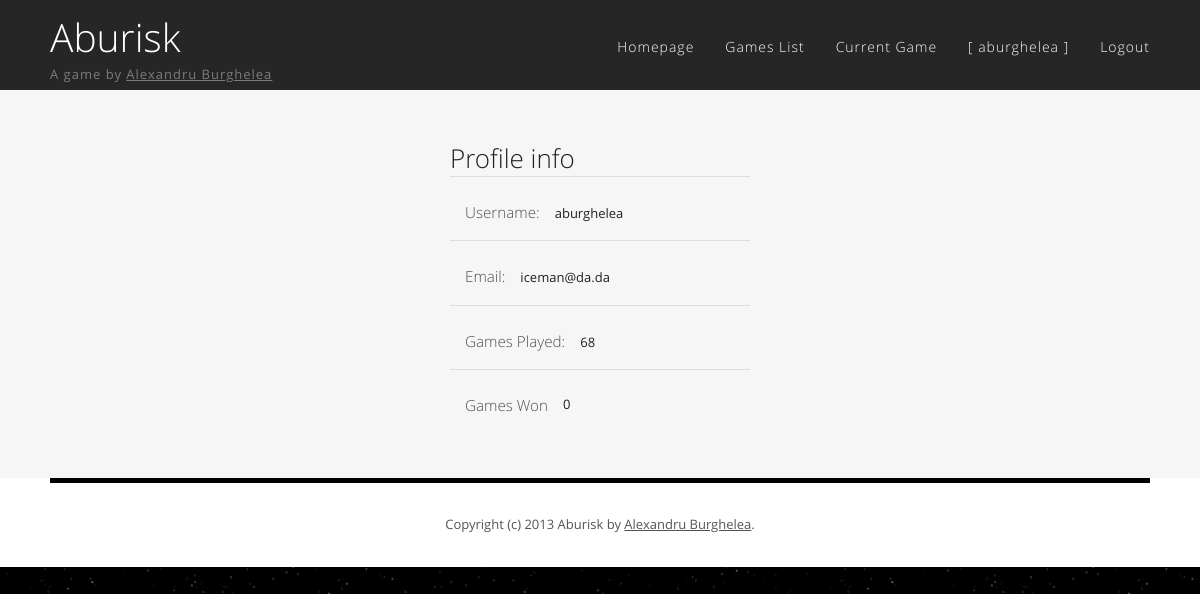
Screenshot of /profile.php (signed in) with the database file from the repository.
### tables this page shows
CREATE TABLE IF NOT EXISTS `users` (
  `id` int(11) NOT NULL AUTO_INCREMENT,
  `username` varchar(20) NOT NULL,
  `email` varchar(45) NOT NULL,
  `password` varchar(45) NOT NULL,
  `played_games` int(11) NOT NULL DEFAULT '0',
  `won_games` int(11) NOT NULL DEFAULT '0',
  PRIMARY KEY (`id`)
);

### profile.php (called while the page is built)
<?php require_once "views/profile_interface.php" ?>

### dao/database/Database.php (called while the page is built, shortened)
<?php
class Database implements IDatabase
{
    private static $instance = NULL;
    public static function connect()
    {
        if (!isset(self::$instance)) {
            self::$instance = new mysqli(HOST, USER, PASSWORD, DATABASE, PORT);
        }
        return self::$instance;
    }
}
?>

### dao/generic/MySqliIHelper.php (called while the page is built, shortened)
<?php
class MySqliIHelper
{
    protected $db;
    function __construct($db)
    {
        $this->db = $db;
    }
    protected function prepare_and_execute($query, $format = array(), $value = array(), $needs_preparation = 'false')
    {
        $stmt = $this->db->prepare($query);
        if ($needs_preparation == 'true') {
            if (!is_array($value))
                $value = array($value);
            if (!is_array($format))
                $format = array($format);
            $params = array_merge($format, $value);
            call_user_func_array(array($stmt, 'bind_param'), $this->ref_values($params));
        }
        $stmt->execute();
        $stmt->store_result();
        return $stmt;
    }
    protected function bind_table_header($stmt)
    {
        $row = array();
        $parameters = array();
        $meta = $stmt->result_metadata();
        while ($field = $meta->fetch_field()) {
            $parameters[] = & $row[$field->name];
        }
        call_user_func_array(array($stmt, 'bind_result'), $parameters);
        return $row;
    }
    protected function bind_results($stmt, $row)
    {
        $results = null;
        while ($stmt->fetch()) {
            $line = array();
            foreach ($row as $key => $val)
                $line[$key] = $val;
            $results[] = $line;
        }
        return $results;
    }
    protected function build_where_clause($arr)
    {
        return $arr . self::C_LIKE;
    }
    protected function build_aditional_params($orderby = '', $direction = '', $limit = '', $show = '')
    {
        return array($orderby, $limit);
    }
    protected function ref_values(&$arr)
    {
        if (strnatcmp(phpversion(), '5.3') >= 0) {
            $refs = array();
            foreach (array_keys($arr) as $key) {
                $refs[$key] = & $arr[$key];
            }
            return $refs;
        }
        return $arr;
    }
}

### session/AuthManager.php (called while the page is built, shortened)
<?php
class AuthManager
{
    public static function getLoggedInUserId()
    {
        $isSet = isset($_SESSION['user_id']);
        return $isSet ? $_SESSION['user_id'] : false;
    }
}
?>

### dao/generic/GenericDao.php (called while the page is built, shortened)
<?php
require_once dirname(__FILE__) . '/Scaffold.php';
abstract class GenericDao implements IScaffold
{
    protected static $TABLE_NAME;
    private $scaffold;
    function __construct()
    {
        $this->scaffold = new Scaffold(self::$TABLE_NAME);
    }
    public function getRowsByField($field, $value, $orderby = '', $direction = 'ASC', $limit = '', $show = '')
    {
        $rows = $this->scaffold->getRowsByField($field, $value, $orderby, $direction, $limit, $show);
        return empty($rows) ? null : $this->mapRowsToObject($rows);
    }
    private function mapRowsToObject($rows)
    {
        $rtn = array();
        foreach ($rows as $object_row) {
            $object=new $classname();
            foreach ($object_row as $prop => $value) {
                $object->{$prop} = $value;
            }
            $rtn[] = $object;
        }
        return $rtn;
    }
}

### dao/generic/Scaffold.php (called while the page is built, shortened)
<?php
require_once dirname(__FILE__) . "/../database/Database.php";
require_once dirname(__FILE__) . "/../generic/MySqliIHelper.php";
class Scaffold extends MySqliIHelper implements IScaffold
{
    private $table;
    public function __construct($table)
    {
        $this->table = mysqli_real_escape_string($this->db, $table);
    }
    public function getRowsbyField($field, $value, $orderby = '', $direction = 'ASC', $limit = '', $show = '')
    {
        $format = "s";
        $where_clause = $this->build_where_clause($field);
        return $this->get_rows_from_db($value, $format, $where_clause, $orderby, $direction, $limit, $show);
    }
    protected function get_rows_from_db($value, $format, $where_clause, $orderby, $direction, $limit, $show)
    {
        list($orderby, $limit) = $this->build_aditional_params($orderby, $direction, $limit, $show);
        $query = sprintf(Scaffold::GET_ROWS_SQL, $this->table, $where_clause, $orderby, $limit);
        return $this->run_get($query, $format, $value, 'true');
    }
    private function run_get($query, $format, $value, $prepare = 'false')
    {
        $stmt = $this->prepare_and_execute($query, $format, $value, $prepare);
        $row = $this->bind_table_header($stmt);
        return $this->bind_results($stmt, $row);
    }
}
?>

### views/profile_interface.php (the view, shortened to what this page needs)
<!DOCTYPE HTML>
<html>
<?php require_once "head.php" ?>
<?php
if (isset($_GET['id']))
    $id = $_GET['id'];
else
    $id = AuthManager::getLoggedInUserId();
$user = new User();
$user = $user->getRowsByField('id', $id)[0];
?>
<body>
<div id="wrapper">
    <?php require_once "header.php" ?>
    <div id="page">
        <div id="content-center" style="width: 300px">
            <div id="profile">
                <h1>Profile info</h1>
                <ul class="style2">
                    <li class="">
                        <h3>
                            <a href="javascript:void(0);">
                                Username:
                            </a>
                        </h3>
                        <p>
                            <?php echo $user->username ?>
                        </p>
                    </li>
                    <li>
                        <h3>
                            <a href="javascript:void(0);">
                                Email:
                            </a>
                        </h3>
                        <p>
                            <?php echo $user->email ?>
                        </p>
                    </li>
                    <li>
                        <h3>
                            <a href="javascript:void(0);">
                                Games Played:
                            </a>
                        </h3>
                        <p>
                            <?php echo $user->played_games ?>
                        </p>
                    </li>
                    <li style="clear:both">
                        <h3>
                            <a href="javascript:void(0);">
                                Games Won
                            </a>
                        </h3>
                        <?php echo $user->won_games ?>
                    </li>
                </ul>
            </div>
        </div>
    </div>
</div>
</body>
</html>

### resources/css/default.css (style rules this page uses)
html, body { height: 100%; }
body { margin: 0; padding: 0; background: #22222D url(../images/background.png) repeat content-box; font-family: 'Open Sans', sans-serif; font-size: 13px; color: #545454; }
h1, h2, h3 { margin: 0; padding: 0; font-weight: 300; }
p, ol, ul { margin-top: 0; margin-bottom: 0; }
p { line-height: 180%; }
a { color: #141414; }
#wrapper { overflow: hidden; width: 1200px; margin: 0 auto; background: #FFFFFF; box-shadow: 0 0 10px 5px rgba(0, 0, 0, .2); }
#page { overflow: hidden; width: 1100px; padding: 50px 50px; background: #F6F6F6; color: #202020; }
#content-center { width: 750px; margin: 0 auto; position: relative; overflow: hidden; }
#footer { overflow: hidden; margin: 0 50px; padding: 30px 0; border-top: 5px solid #000000; }
#footer p { text-align: center; }
#footer a { color: #545454; }
ul.style2 { margin: 0; padding: 0; list-style: none; }
ul.style2 li { padding: 25px 0 15px 0; border-top: 1px solid #DDDDDD; }
#profile ul.style2 h3 { padding: 0 15px 10px 15px; float: left; }
ul.style2 h3 { padding: 0 0 10px 0; float: none; }
ul.style2 h3 a { color: #4F4F4F; }
ul.style2 a { text-decoration: none; color: #919191; }

### rows the page displays
users: username "aburghelea", email "iceman@da.da", played_games "68", won_games "0"

### other values shown
$username "aburghelea"
